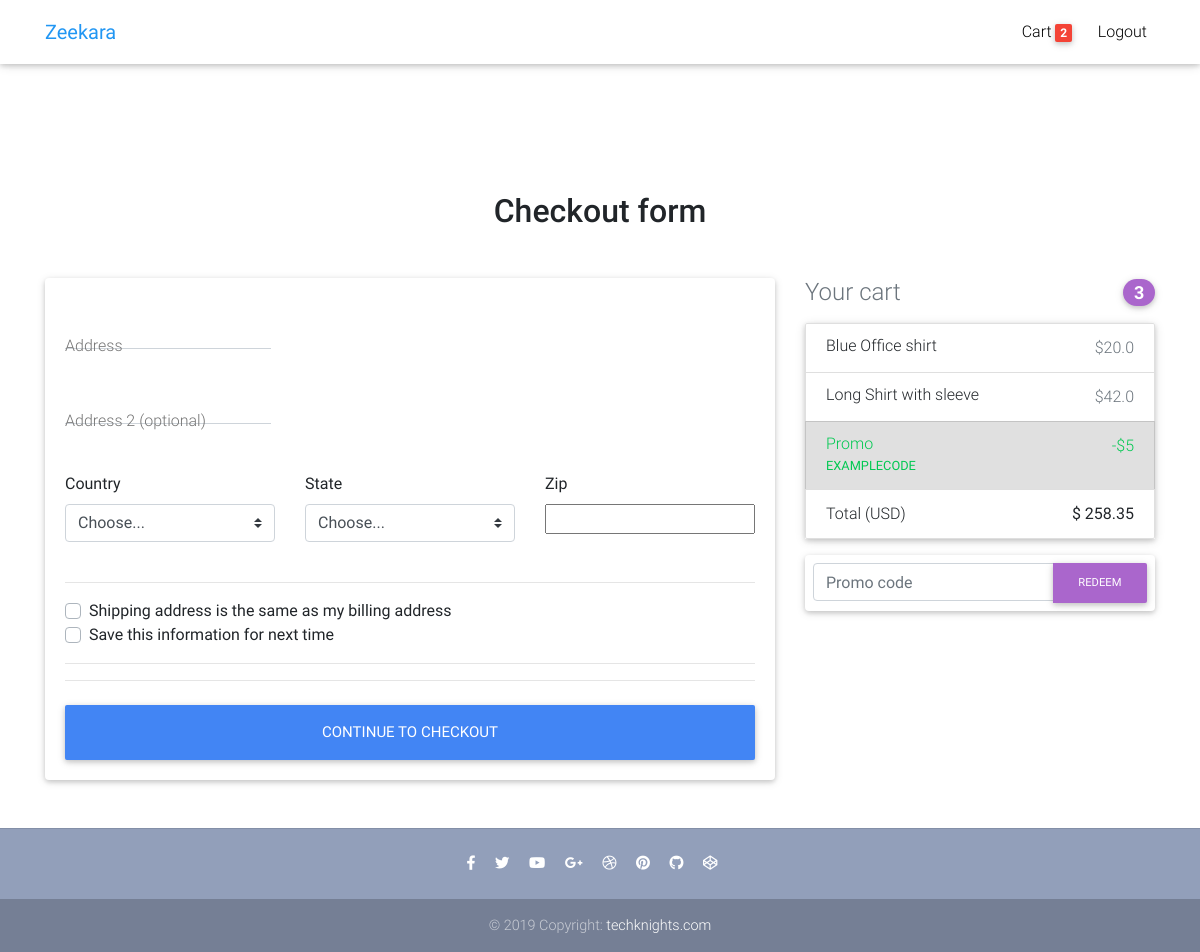
The app's page /checkout/ (signed in) with its own data.
### core/models.py (models this page shows, shortened)
class Order(models.Model):
    user = models.ForeignKey(settings.AUTH_USER_MODEL, on_delete=models.CASCADE)
    items = models.ManyToManyField(OrderItem)
    start_date = models.DateTimeField(auto_now_add=True)
    ordered_date = models.DateTimeField()
    ordered = models.BooleanField(default=False)
    def get_total(self):
        total = 0
        for order_item in self.items.all():
            total += order_item.get_final_price()
        return round(total, 2)

class OrderItem(models.Model):
    user = models.ForeignKey(settings.AUTH_USER_MODEL, on_delete=models.CASCADE)
    ordered = models.BooleanField(default=False)
    item = models.ForeignKey(Item, on_delete=models.CASCADE)
    quantity = models.IntegerField(default=1)
    def get_total_discount_price(self):
        return round(self.quantity * self.item.discount_price, 2)
    def get_final_price(self):
        if self.item.discount_price:
            return self.get_total_discount_price()
        return round(self.get_total_price())

class Item(models.Model):
    title = models.CharField(max_length=50)
    price = models.FloatField()
    discount_price = models.FloatField(blank=True, null=True)
    category = models.CharField(choices=CATERGORY_CHOICES, max_length=50, default="S")
    label = models.CharField(choices=LABEL_CHOICES, max_length=1, default="P")
    description = models.TextField(
        default="Lorem ipsum dolor sit amet consectetur adipisicing elit. Quidem id asperiores soluta aut sunt, recusandae sit iusto?"
    )

### core/views.py (the view, shortened to what this page needs)
# urls.py: path("checkout/", checkoutView.as_view(), name="checkout"),
class checkoutView(View):
    def get(self, *args, **kwargs):
        form = CheckoutForm()
        order = Order.objects.get(user=self.request.user, ordered=False)
        context = {
            "form": form,
            "object": order
        }
        return render(self.request, "checkout.html", context)

### core/forms.py
class CheckoutForm(forms.Form):
    street_address = forms.CharField()
    city = forms.CharField(required=False)
    country = forms.CharField()
    zip = forms.CharField()
    same_billing_address = forms.BooleanField(widget=forms.CheckboxInput())
    save_info = forms.BooleanField(widget=forms.CheckboxInput())
    payment_option = forms.ChoiceField(widget=forms.RadioSelect, choices=PAYMENT_CHOICES)

### core/templatetags/cart_template_tags.py (called while the page is built)
@register.filter
def cart_item_count(user):
    if user.is_authenticated:
        qs = Order.objects.filter(user=user, ordered=False)
        if qs.exists():
            return qs[0].items.count()
    else:
        return 0

### templates/checkout.html (shortened to what this page needs)
{% extends 'base.html' %}
{% block content %}
<main class="mt-5 pt-4">
  <div class="container wow fadeIn">
    <h2 class="my-5 h2 text-center">Checkout form</h2>
    <div class="row">
      <div class="col-md-8 mb-4">
        <div class="card">
          <form class="card-body">
            <div class="md-form mb-5">
                     {{ form.street_address }}
              <label for="address" class="">Address</label>
            </div>
            <div class="md-form mb-5">
              {{ form.city }}
              <label for="address-2" class="">Address 2 (optional)</label>
            </div>
            <div class="row">
              <div class="col-lg-4 col-md-12 mb-4">
                <label for="country">Country</label>
                <select class="custom-select d-block w-100" id="country" required>
                  <option value="">Choose...</option>
                </select>
              </div>
              <div class="col-lg-4 col-md-6 mb-4">
                <label for="state">State</label>
                <select class="custom-select d-block w-100" id="state" required>
                  <option value="">Choose...</option>
                </select>
              </div>
              <div class="col-lg-4 col-md-6 mb-4">
                <label for="zip">Zip</label>
                 {{ form.zip }}
              </div>
            </div>
            <hr>
            <div class="custom-control custom-checkbox">
              <label class="custom-control-label" for="same-address">Shipping address is the same as my billing
                address</label>
            </div>
            <div class="custom-control custom-checkbox">
              <label class="custom-control-label" for="save-info">Save this information for next time</label>
            </div>
            <hr>
            <hr class="mb-4">
            <button class="btn btn-primary btn-lg btn-block" type="submit">Continue to checkout</button>
          </form>
        </div>
      </div>
      <div class="col-md-4 mb-4">
        <h4 class="d-flex justify-content-between align-items-center mb-3">
          <span class="text-muted">Your cart</span>
          <span class="badge badge-secondary badge-pill">3</span>
        </h4>
        <ul class="list-group mb-3 z-depth-1">
          {% for order_item in object.items.all %}
          <li class="list-group-item d-flex justify-content-between lh-condensed">
            <div>
              <h6 class="my-0">{{ order_item.item.title }}</h6>
            </div>
            <span class="text-muted">${{ order_item.item.price }}</span>
          </li>
          {% endfor %}
          <li class="list-group-item d-flex justify-content-between bg-light">
            <div class="text-success">
              <h6 class="my-0">Promo</h6>
              <small>EXAMPLECODE</small>
            </div>
            <span class="text-success">-$5</span>
          </li>
          <li class="list-group-item d-flex justify-content-between">
            <span>Total (USD)</span>
            <strong>$ {{object.get_total }}</strong>
          </li>
        </ul>
        <form class="card p-2">
          <div class="input-group">
            <input type="text" class="form-control" placeholder="Promo code" aria-label="Recipient's username"
              aria-describedby="basic-addon2">
            <div class="input-group-append">
              <button class="btn btn-secondary btn-md waves-effect m-0" type="button">Redeem</button>
            </div>
          </div>
        </form>
      </div>
    </div>
  </div>
</main>
{% endblock content %}

### templates/navbar.html (shortened to what this page needs)
{% load cart_template_tags %}
<nav class="navbar fixed-top navbar-expand-lg navbar-light white scrolling-navbar">
    <div class="container">
        <a class="navbar-brand waves-effect" href="{% url 'core:home' %}">
            <strong class="blue-text">Zeekara</strong>
        </a>
        <div class="collapse navbar-collapse" id="navbarSupportedContent">
            <ul class="navbar-nav nav-flex-icons">
                {% if request.user.is_authenticated %}
                <li class="nav-item">
                    <a href={% url 'core:order-summary' %} class="nav-link waves-effect">
                        <span class="clearfix d-none d-sm-inline-block"> Cart </span>
                        <span class="badge red z-depth-1"> {{request.user|cart_item_count}}  </span>
                    </a>
                </li>
                <li class="nav-item">
                    <a class="nav-link waves-effect" href=" {% url 'account_logout' %} ">
                        <span class=" clearfix d-none d-sm-inline-block"> Logout </span>
                    </a>
                </li>
                {% endif %}
            </ul>
        </div>
    </div>
</nav>

### templates/base.html (style rules this page uses)
html, body, header, .carousel { height: 60vh; }

### records on screen
OrderItem: item "Blue Office shirt", item.price "20.0"
OrderItem: item "Long Shirt with sleeve", item.price "42.0"
Order: get_total "258.35"

### other values on screen
{{ request.user|cart_item_count }} "2"
